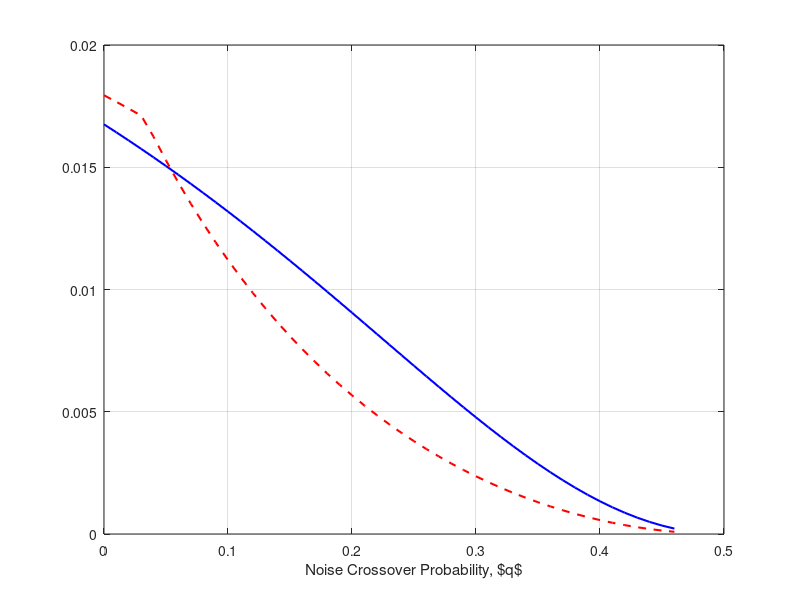

The MATLAB script that drew this image: (Note: this script raises an error after producing the figure.)
% load ModErrExpChainNoisyRhoPoint4_v2.mat
% load KatErrExpChainNoisyRhoPoint4_v2.mat
load ModErrExpChainNoisyRhoPoint74_v2.mat
load KatErrExpChainNoisyRhoPoint74_v2.mat

figure(1)
%plot(q_vec,log10(2)*Mod_ErrExp_Noisy,'b','Linewidth',1.5);
plot(q_vec,log(2)*Mod_ErrExp_Noisy,'b','Linewidth',1.5);
grid on
hold on
%plot(q_vec,log10(2)*Kat_ErrExp_Noisy,'r--','Linewidth',1.5);
plot(q_vec,log(2)*Kat_ErrExp_Noisy,'r--','Linewidth',1.5);
h = xlabel('Noise Crossover Probability, $q$');
set(h,'unit','character','interpreter','latex');
set(h,'FontSize',12);

%h = ylabel('Error Exponent (base 10)');
h = ylabel('Error Exponent');
set(h,'unit','character','interpreter','latex');
set(h,'FontSize',12);

h = legend('Modified Algo','Katiyar Algo');
set(h,'unit','character','interpreter','latex');
set(h,'FontSize',10);

%h = title('4 node Chain with edge correlation $\rho=0.4$');
h = title('4 node Chain with edge correlation $\rho=0.74$');
set(h,'unit','character','interpreter','latex');
set(h,'FontSize',11);